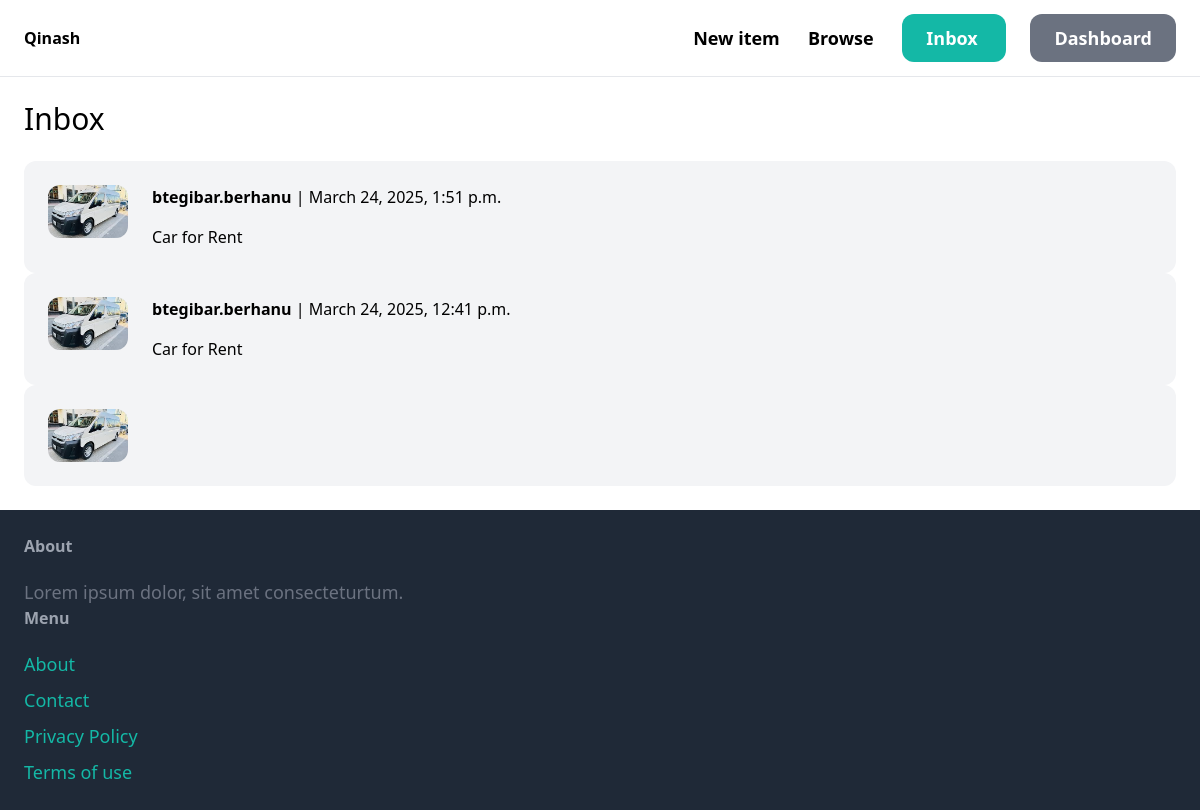
The page /inbox/ (signed in) on the database its author committed.
### conversation/models.py (models this page shows)
class Conversation(models.Model):
    item = models.ForeignKey(Item, related_name='conversations', on_delete=models.CASCADE)
    members = models.ManyToManyField(User, related_name='conversations')
    created_at = models.DateTimeField(auto_now_add=True)
    modified_at = models.DateTimeField(auto_now=True)
    class Meta:
        ordering = ('-modified_at',)

### item/models.py (models this page shows, shortened)
class Item(models.Model):
    category=models.ForeignKey(Category, related_name='items', on_delete=models.CASCADE)
    name=models.CharField(max_length=255)
    description=models.TextField(blank=True, null=True)
    price=models.FloatField()
    image = models.ImageField(upload_to='item_images', blank=True, null=True)
    is_sold=models.BooleanField(default=False)
    created_by=models.ForeignKey(User, related_name='items', on_delete=models.CASCADE)
    created_at=models.DateTimeField(auto_now_add=True)

### conversation/views.py (the view)
# urls.py: path('inbox/', include('conversation.urls')),
@login_required
def inbox(request):
    conversations = Conversation.objects.filter(members__in=[request.user.id])
    return render(request, 'conversation/inbox.html', {
        'conversations': conversations
    })

### conversation/templates/conversation/inbox.html (shortened to what this page needs)
{% extends 'core/base.html' %}
{% block content %}
<h1 class="mb-6 text-3xl">Inbox</h1>
<div class="space-y-6">
    {% for conversation in conversations %}
        <a href="{% url 'conversation:detail' conversation.id %}">
            <div class="p-6 flex bg-gray-100 rounded-xl">
                <div class="pr-6">
                    <img src="{{ conversation.item.image.url }}" class="w-20 rounded-xl">
                </div>
                <div>
                    {% for member in conversation.members.all %}
                        {% if member != request.user %}
                            <p class="mb-4"><strong>{{ member.username }}</strong> | {{ conversation.modified_at }}</p>
                            <p>{{ conversation.item.name }}</p>
                        {% endif %}
                    {% endfor %}
                </div>
            </div>
        </a>
    {% endfor %}
</div>
{% endblock %}

### rows shown on the page
Conversation: item.image (picture), modified_at "March 24, 2025, 1:51 p.m.", item.name "Car for Rent"
Conversation: item.image (picture), modified_at "March 24, 2025, 12:41 p.m.", item.name "Car for Rent"
Conversation: item.image (picture)

### other values the page prints
{{ member.username }} "btegibar.berhanu"
